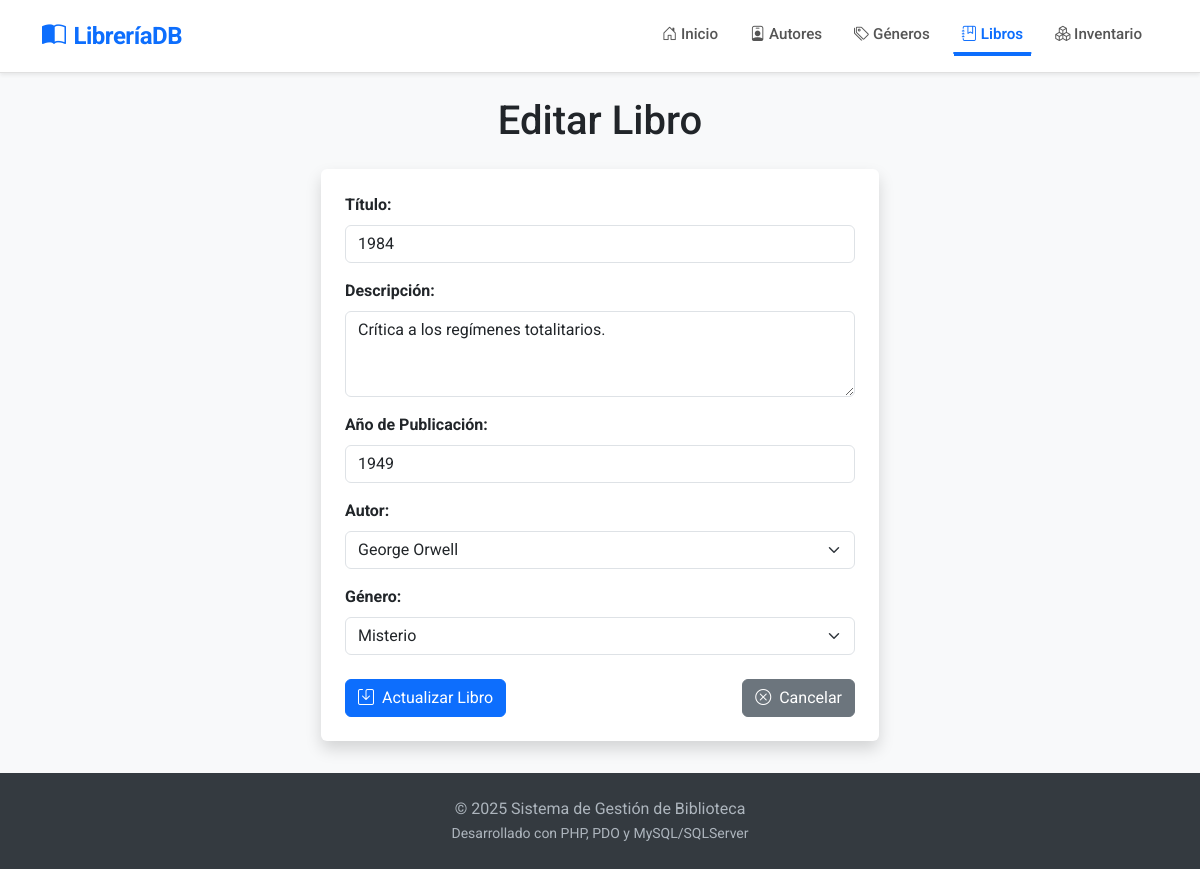
/index.php?controller=libro&action=edit&id=3, run on the app's committed database.
### tables this page shows
CREATE TABLE LIBRO (
    ID_LIBRO INT NOT NULL AUTO_INCREMENT,
    TITULO VARCHAR(255) NOT NULL,
    DESCRIPCION VARCHAR(500) NULL,
    ANIO_PUBLICACION SMALLINT NULL,  
    ID_AUTOR INT NULL,
    ID_GENERO INT NULL,
    PRIMARY KEY (ID_LIBRO),
    CONSTRAINT FK_LIBRO_AUTOR FOREIGN KEY (ID_AUTOR) REFERENCES AUTOR(ID_AUTOR) ON DELETE SET NULL,
    CONSTRAINT FK_LIBRO_GENERO FOREIGN KEY (ID_GENERO) REFERENCES GENERO(ID_GENERO) ON DELETE SET NULL
);

CREATE TABLE AUTOR (
    ID_AUTOR INT NOT NULL AUTO_INCREMENT,
    NOMBRE_COMPLETO VARCHAR(255) NOT NULL,
    FECHA_NACIMIENTO DATE NULL,
    FECHA_FALLECIMIENTO DATE NULL,
    PRIMARY KEY (ID_AUTOR)
);

CREATE TABLE GENERO (
    ID_GENERO INT NOT NULL AUTO_INCREMENT,
    NOMBRE VARCHAR(100) NOT NULL,
    PRIMARY KEY (ID_GENERO)
);

### config/database.php (called while the page is built)
<?php
function conectarDB() {
    $host = 'localhost';
    $dbname = 'LibreriaDB';
    $username = 'root';
    $password = '';
    try {
        $dsn = "mysql:host=$host;dbname=$dbname;charset=utf8mb4";
        $options = [
            PDO::ATTR_ERRMODE => PDO::ERRMODE_EXCEPTION,
            PDO::ATTR_DEFAULT_FETCH_MODE => PDO::FETCH_ASSOC,
            PDO::ATTR_EMULATE_PREPARES => false,
        ];
        $db = new PDO($dsn, $username, $password, $options);
        return $db;
    } catch (PDOException $e) {
        die("<h1>Error de conexión</h1><p>No se pudo conectar a la base de datos 'LibreriaDB'. Verifica que ya la hayas creado en phpMyAdmin.</p><p>Detalle técnico: " . $e->getMessage() . "</p>");
    }
}
?>

### models/LibroModel.php (called while the page is built, shortened)
<?php
require_once '../config/database.php';
class LibroModel {
    private $db;
    public function __construct() {
        $this->db = conectarDB();
    }
    public function obtenerLibroPorId($id) {
        $query = "SELECT * FROM LIBRO WHERE ID_LIBRO = :id";
        $stmt = $this->db->prepare($query);
        $stmt->bindParam(':id', $id, PDO::PARAM_INT);
        $stmt->execute();
        return $stmt->fetch(PDO::FETCH_ASSOC);
    }
}
?>

### models/AutorModel.php (called while the page is built, shortened)
<?php
require_once '../config/database.php';
class AutorModel {
    private $db;
    public function __construct() {
        $this->db = conectarDB();
    }
    public function obtenerAutores() {
        $query = "SELECT * FROM AUTOR ORDER BY NOMBRE_COMPLETO ASC";
        $stmt = $this->db->prepare($query);
        $stmt->execute();
        return $stmt->fetchAll(PDO::FETCH_ASSOC);
    }
}
?>

### models/GeneroModel.php (called while the page is built, shortened)
<?php
require_once '../config/database.php';
class GeneroModel {
    private $db;
    public function __construct() {
        $this->db = conectarDB();
    }
    public function obtenerGeneros() {
        $query = "SELECT * FROM GENERO ORDER BY NOMBRE ASC";
        $stmt = $this->db->prepare($query);
        $stmt->execute();
        return $stmt->fetchAll(PDO::FETCH_ASSOC);
    }
}
?>

### views/libros/edit.php (the view, shortened to what this page needs)
<h1 class="text-center mb-4">Editar Libro</h1>
<form action="index.php?controller=libro&action=edit&id=<?= $libro['ID_LIBRO']; ?>" method="POST" class="container w-50 mx-auto shadow p-4 rounded bg-white">
    <div class="mb-3">
        <label for="titulo" class="form-label fw-bold">Título:</label>
        <input type="text" id="titulo" name="titulo" class="form-control" value="<?= htmlspecialchars($libro['TITULO']); ?>" required>
    </div>
    <div class="mb-3">
        <label for="descripcion" class="form-label fw-bold">Descripción:</label>
        <textarea id="descripcion" name="descripcion" class="form-control" rows="3" required><?= htmlspecialchars($libro['DESCRIPCION']); ?></textarea>
    </div>
    <div class="mb-3">
        <label for="anioPublicacion" class="form-label fw-bold">Año de Publicación:</label>
        <input type="number" id="anioPublicacion" name="anioPublicacion" class="form-control" value="<?= $libro['ANIO_PUBLICACION']; ?>" required>
    </div>
    <div class="mb-3">
        <label for="idAutor" class="form-label fw-bold">Autor:</label>
        <select id="idAutor" name="idAutor" class="form-select" required>
            <?php foreach ($autores as $autor): ?>
                <option value="<?= $autor['ID_AUTOR']; ?>" <?= ($autor['ID_AUTOR'] == $libro['ID_AUTOR']) ? 'selected' : ''; ?>>
                    <?= htmlspecialchars($autor['NOMBRE_COMPLETO']); ?>
                </option>
            <?php endforeach; ?>
        </select>
    </div>
    <div class="mb-3">
        <label for="idGenero" class="form-label fw-bold">Género:</label>
        <select id="idGenero" name="idGenero" class="form-select" required>
            <?php foreach ($generos as $genero): ?>
                <option value="<?= $genero['ID_GENERO']; ?>" <?= ($genero['ID_GENERO'] == $libro['ID_GENERO']) ? 'selected' : ''; ?>>
                    <?= htmlspecialchars($genero['NOMBRE']); ?>
                </option>
            <?php endforeach; ?>
        </select>
    </div>
    <div class="d-flex justify-content-between mt-4">
        <button type="submit" class="btn btn-primary">
            <i class="bi bi-save me-1"></i> Actualizar Libro
        </button>
        <a href="index.php?controller=libro&action=index" class="btn btn-secondary">
            <i class="bi bi-x-circle me-1"></i> Cancelar
        </a>
    </div>
</form>

### public/css/estilos.css (style rules this page uses)
body { font-family: 'Roboto', sans-serif; background-color: #f8f9fa; display: flex; flex-direction: column; min-height: 100vh; }

### data on the page
libro: titulo "1984", descripcion "Crítica a los regímenes totalitarios.", anioPublicacion "1949", idAutor "George Orwell", idGenero "Misterio"
